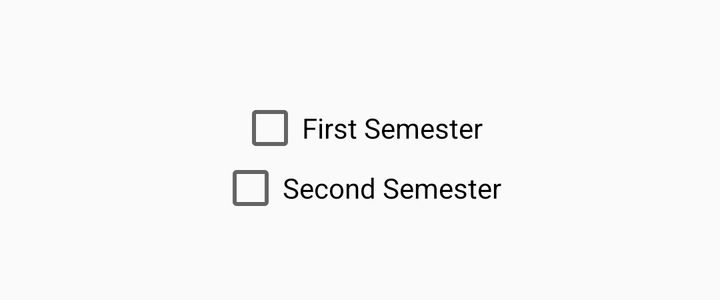
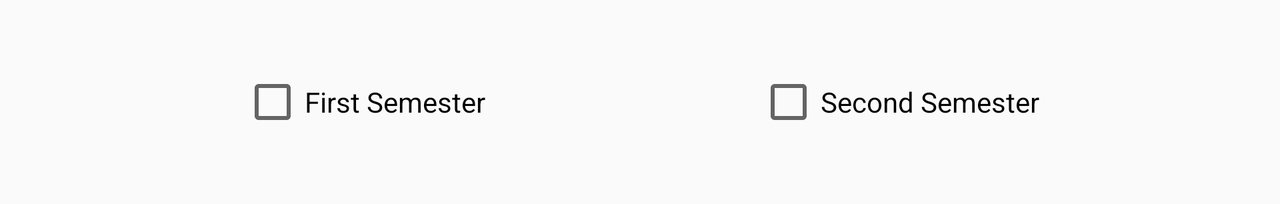

The same Android screen from two of the app's own layout files: first res/layout/ as a phone draws it, then the repository's variant for another configuration, drawn on a device whose configuration selects that folder. Both files follow.
<!-- AndroidManifest.xml: application theme Theme.NaijaGPACalculator -->
<!-- res/layout/holder_intro_level.xml -->
<?xml version="1.0" encoding="utf-8"?>
<androidx.constraintlayout.widget.ConstraintLayout xmlns:android="http://schemas.android.com/apk/res/android"
    xmlns:app="http://schemas.android.com/apk/res-auto"
    android:layout_width="match_parent"
    android:layout_height="wrap_content"
    android:padding="20dp"
    android:layout_marginBottom="20dp">

    <TextView
        android:id="@+id/intro_level_name"
        android:layout_width="wrap_content"
        android:layout_height="wrap_content"
        android:gravity="center"
        app:layout_constraintEnd_toEndOf="parent"
        app:layout_constraintStart_toStartOf="parent"
        app:layout_constraintTop_toTopOf="parent"/>

    <CheckBox
        android:id="@+id/first_semester_check_box"
        android:layout_width="wrap_content"
        android:layout_height="wrap_content"
        android:gravity="center"
        android:layout_marginTop="30dp"
        android:text="@string/first_semester_label"
        app:layout_constraintTop_toTopOf="@+id/intro_level_name"
        app:layout_constraintBottom_toTopOf="@id/second_semester_check_box"
        app:layout_constraintStart_toStartOf="parent"
        app:layout_constraintEnd_toEndOf="parent"/>

    <CheckBox
        android:id="@+id/second_semester_check_box"
        android:layout_width="wrap_content"
        android:layout_height="wrap_content"
        android:gravity="center"
        android:layout_marginTop="30dp"
        android:text="@string/second_semester_label"
        app:layout_constraintTop_toTopOf="@+id/first_semester_check_box"
        app:layout_constraintStart_toStartOf="parent"
        app:layout_constraintEnd_toEndOf="parent"/>

</androidx.constraintlayout.widget.ConstraintLayout>
<!-- resources referenced by this layout -->
<resources>
  <string name="first_semester_label">First Semester</string>
  <string name="second_semester_label">Second Semester</string>
  <style name="Theme.NaijaGPACalculator" parent="Theme.AppCompat.DayNight">
          
          <item name="colorPrimary">@color/purple</item>
          <item name="colorPrimaryVariant">@color/mid_purple</item>
          <item name="colorOnPrimary">@color/grey</item>
  
          <item name="buttonStyle">@style/GPACalculatorButton</item>
          <item name="editTextStyle">@style/GPACalculatorEditText</item>
          <item name="android:textViewStyle">@style/GPACalculatorTextView</item>
          
          <item name="colorSecondary">@color/teal_200</item>
          <item name="colorSecondaryVariant">@color/teal_700</item>
          <item name="colorOnSecondary">@color/black</item>
          
          <item name="android:statusBarColor" tools:targetApi="l">?attr/colorPrimaryVariant</item>
          
      </style>
  <color name="purple">#BD06DD</color>
  <color name="mid_purple">#C631E0</color>
  <color name="grey">#E6E6E6</color>
  <style name="GPACalculatorButton" parent="Widget.AppCompat.Button">
          <item name="android:background">@color/light_purple</item>
          <item name="android:textColor">@color/purple</item>
          <item name="android:paddingLeft">20dp</item>
          <item name="android:paddingRight">20dp</item>
          <item name="android:textAllCaps">false</item>
          <item name="android:textSize">14sp</item>
      </style>
  <style name="GPACalculatorEditText" parent="Widget.AppCompat.EditText">
          <item name="android:background">@drawable/input_border</item>
          <item name="android:padding">20dp</item>
          <item name="android:textSize">14sp</item>
      </style>
  <style name="GPACalculatorTextView" parent="Widget.AppCompat.TextView">
          <item name="android:textSize">14sp</item>
      </style>
  <color name="teal_200">#FF03DAC5</color>
  <color name="teal_700">#FF018786</color>
  <color name="black">#FF000000</color>
  <color name="light_purple">#F9E6FC</color>
</resources>
<!-- res/layout-land/holder_intro_level.xml (the repository's variant of the layout above) -->
<!-- drawn on the phone turned sideways -->
<?xml version="1.0" encoding="utf-8"?>
<androidx.constraintlayout.widget.ConstraintLayout xmlns:android="http://schemas.android.com/apk/res/android"
    xmlns:app="http://schemas.android.com/apk/res-auto"
    android:layout_width="match_parent"
    android:layout_height="wrap_content"
    android:padding="5dp"
    android:layout_marginBottom="30dp">

    <TextView
        android:id="@+id/intro_level_name"
        android:layout_width="wrap_content"
        android:layout_height="wrap_content"
        android:gravity="center"
        app:layout_constraintEnd_toEndOf="parent"
        app:layout_constraintStart_toStartOf="parent"
        app:layout_constraintTop_toTopOf="parent"/>

    <CheckBox
        android:id="@+id/first_semester_check_box"
        android:layout_width="wrap_content"
        android:layout_height="wrap_content"
        android:layout_marginTop="30dp"
        android:layout_marginEnd="10dp"
        android:layout_marginRight="10dp"
        android:text="@string/first_semester_label"
        app:layout_constraintEnd_toStartOf="@id/second_semester_check_box"
        app:layout_constraintStart_toStartOf="parent"
        app:layout_constraintTop_toTopOf="@+id/intro_level_name" />

    <CheckBox
        android:id="@+id/second_semester_check_box"
        android:layout_width="wrap_content"
        android:layout_height="wrap_content"
        android:layout_marginTop="30dp"
        android:layout_marginLeft="10dp"
        android:layout_marginStart="10dp"
        android:text="@string/second_semester_label"
        app:layout_constraintEnd_toEndOf="parent"
        app:layout_constraintStart_toEndOf="@id/first_semester_check_box"
        app:layout_constraintTop_toTopOf="@+id/intro_level_name" />

</androidx.constraintlayout.widget.ConstraintLayout>
